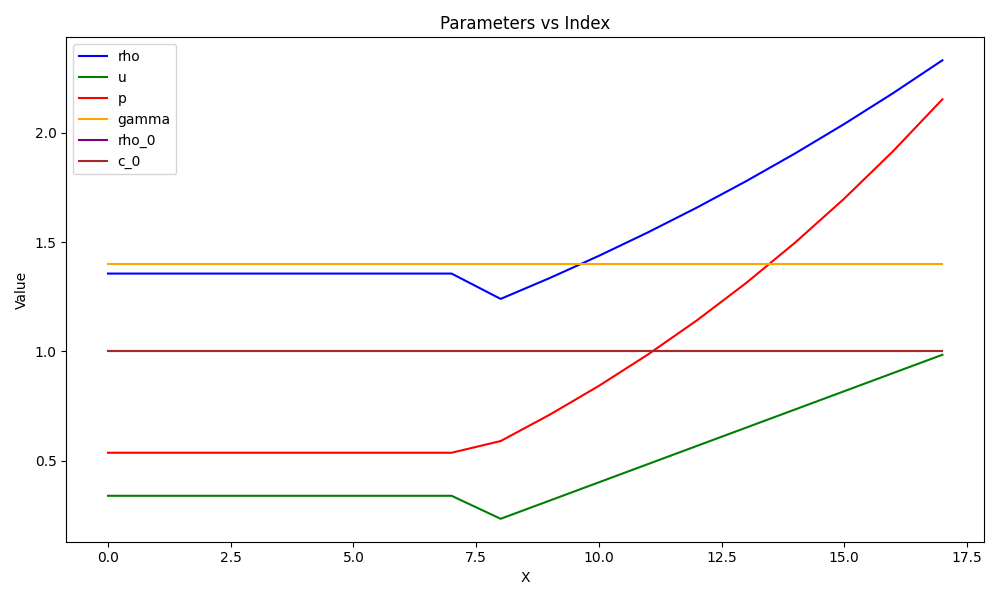

The Python source for this figure:
import matplotlib.pyplot as plt
import pandas as pd

# Чтение данных из файла
filename = 'output_values.txt'  # Укажите путь к вашему файлу

# Читаем файл с помощью pandas
data = pd.read_csv(filename, sep=" ", header=None, names=["rho", "u", "p", "gamma", "rho_0", "c_0"])

# Построение графиков на одном графике
plt.figure(figsize=(10, 6))

# Рисуем каждую переменную разным цветом
plt.plot(data.index, data['rho'], label='rho', color='blue')
plt.plot(data.index, data['u'], label='u', color='green')
plt.plot(data.index, data['p'], label='p', color='red')
plt.plot(data.index, data['gamma'], label='gamma', color='orange')
plt.plot(data.index, data['rho_0'], label='rho_0', color='purple')
plt.plot(data.index, data['c_0'], label='c_0', color='brown')

# Добавляем заголовок и метки осей
plt.title('Parameters vs Index')
plt.xlabel('X')
plt.ylabel('Value')

# Добавляем легенду
plt.legend()

# Показать график
plt.tight_layout()
plt.savefig('graphics_parameters.png')
